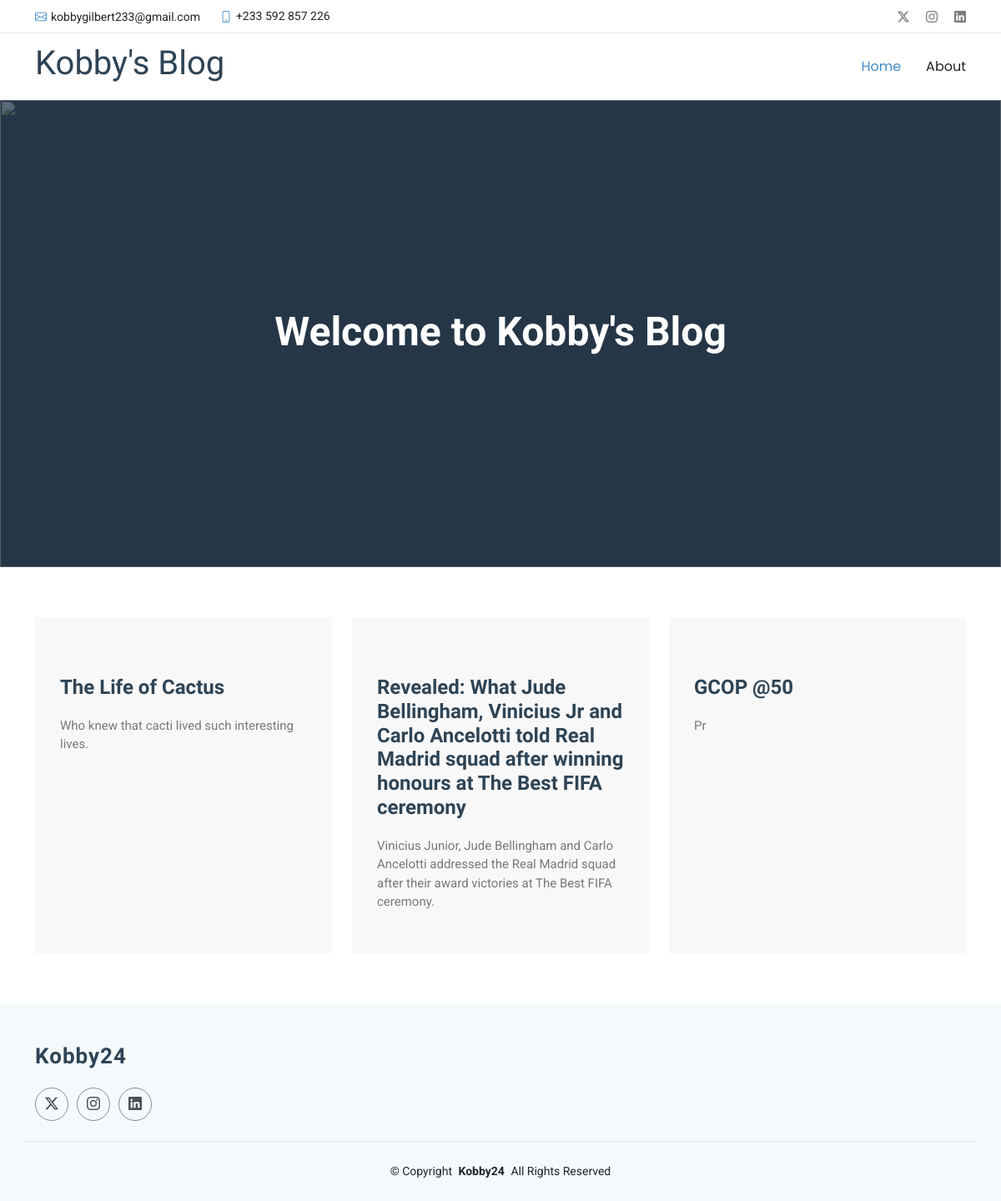
The page / on the database its author committed.
### blog/models.py (models this page shows)
class BlogPost(models.Model):
    blog_id = models.AutoField(primary_key=True,)
    blog_title = models.CharField(null=False,blank=False,max_length=250)
    blog_subtitle = models.CharField(null=True,blank=True,max_length=450)
    blog_body = models.CharField(null=False,blank=False,max_length=750)
    blog_media = models.CharField(null=False,blank=False,max_length=100)
    class Meta:
        managed = True
        db_table = 'blog_post'

### blog/views.py (the view)
# urls.py: path('', views.home, name='home'),
def home(request):
    post = get_all_post()
    for p in post:
        print(p.blog_title)
    return render(request, 'index.html', {"data": post})

### blog/utils.py (called while the page is built)
def get_post(post_id):
    post = BlogPost.objects.get(blog_id=post_id)
    return post

def get_all_post():
    posts = BlogPost.objects.all()
    blog_posts = []
    for post in posts:
        blog_posts.append(get_post(post.blog_id))
    return blog_posts

### blog/templates/index.html (shortened to what this page needs)
{% extends 'header.html' %}
{% block content %}
<body class="index-page">
  <main class="main">
    <section id="hero" class="hero section dark-background">
      <div id="hero-carousel" class="carousel slide carousel-fade" data-bs-ride="carousel" data-bs-interval="5000">
        <div class="carousel-item active">
          <img src="../static/assets1/img/front2.jpg" alt="">
          <div class="carousel-container">
            <h2>Welcome to Kobby's Blog<br></h2>
          </div>
        </div>
      </div>
    </section>
    <section id="why-us" class="why-us section">
      <div class="container">
        <div class="row gy-4">
        {% for i in data%}
          <div class="{% if check %} col-12 {% else %} col-lg-4 {% endif %}" data-aos="fade-up" data-aos-delay="100">
            <div class="card-item">
              <h4><a href="{% url 'article' p_id=i.blog_id %}" class="stretched-link"></a>{{ i.blog_title }}</h4>
              <p>{{ i.blog_subtitle }}</p>
            </div></div>
          {% endfor %}
      </div>
     </div>
    </section>
  </main>
{% endblock %}

### blog/static/assets1/css/main.css (style rules this page uses)
:root { --default-font: "Roboto", system-ui, -apple-system, "Segoe UI", Roboto, "Helvetica Neue", Arial, "Noto Sans", "Liberation Sans", sans-serif, "Apple Color Emoji", "Segoe UI Emoji", "Segoe UI Symbol", "Noto Color Emoji"; --heading-font: "Raleway", sans-serif; --nav-font: "Poppins", sans-serif; }
:root { --background-color: #ffffff; --default-color: #212529; --heading-color: #2e4455; --accent-color: #428bca; --surface-color: #ffffff; --contrast-color: #ffffff; }
:root { --nav-color: #212529; --nav-hover-color: #428bca; --nav-mobile-background-color: #ffffff; --nav-dropdown-background-color: #ffffff; --nav-dropdown-color: #212529; --nav-dropdown-hover-color: #428bca; }
.dark-background { --background-color: #263746; --default-color: #ffffff; --heading-color: #ffffff; --surface-color: #385167; --contrast-color: #ffffff; }
:root { scroll-behavior: smooth; }
body { color: var(--default-color); background-color: var(--background-color); font-family: var(--default-font); }
h1, h2, h3, h4, h5, h6 { color: var(--heading-color); font-family: var(--heading-font); }
section, .section { color: var(--default-color); background-color: var(--background-color); padding: 60px 0; scroll-margin-top: 120px; overflow: clip; }
.hero { padding: 0; }
.hero .carousel { width: 100%; min-height: 70vh; padding: 0; margin: 0; background-color: var(--background-color); position: relative; }
.hero img { position: absolute; inset: 0; display: block; width: 100%; height: 100%; object-fit: cover; z-index: 1; }
.hero .carousel-item { position: absolute; inset: 0; background-size: cover; background-position: center; background-repeat: no-repeat; overflow: hidden; }
.hero .carousel-item:before { content: ""; background: color-mix(in srgb, var(--background-color), transparent 30%); position: absolute; inset: 0; z-index: 2; }
.hero .carousel-item::before { content: ""; background-color: color-mix(in srgb, var(--background-color), transparent 30%); position: absolute; inset: 0; }
.hero .carousel-container { position: absolute; inset: 90px 64px 64px 64px; display: flex; justify-content: center; align-items: center; flex-direction: column; z-index: 3; }
.hero h2 { margin-bottom: 30px; font-size: 48px; font-weight: 700; animation: fadeInDown 1s both; }
@media (min-width: 1024px) { .hero h2, .hero p { max-width: 60%; } }
.why-us .card-item { background: color-mix(in srgb, var(--default-color), transparent 97%); padding: 50px 30px; transition: all ease-in-out 0.3s; height: 100%; position: relative; }
.why-us .card-item h4 { font-size: 24px; font-weight: 600; padding: 0; margin: 20px 0; }
.why-us .card-item p { font-size: 15px; color: color-mix(in srgb, var(--default-color), transparent 40%); margin: 0; padding: 0; }

### rows shown on the page
BlogPost: blog_title "The Life of Cactus", blog_subtitle "Who knew that cacti lived such interesting lives."
BlogPost: blog_title "Revealed: What Jude Bellingham, Vinicius Jr and Carlo Ancelotti told Real Madrid squad after winning honours at The Best FIFA ceremony", blog_subtitle "Vinicius Junior, Jude Bellingham and Carlo Ancelotti addressed the Real Madrid squad after their award victories at The Best FIFA ceremony."
BlogPost: blog_title "GCOP @50", blog_subtitle "Pr"
